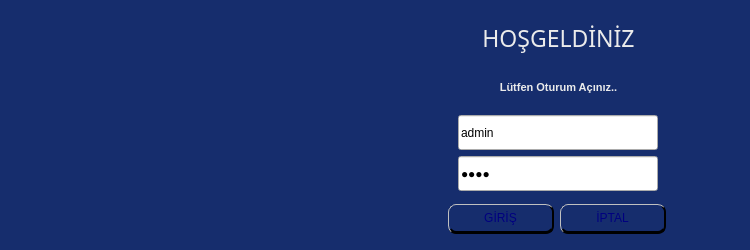
<?xml version="1.0" encoding="UTF-8"?>
<ui version="4.0">
 <class>auth_form</class>
 <widget class="QDialog" name="auth_form">
  <property name="geometry">
   <rect>
    <x>0</x>
    <y>0</y>
    <width>750</width>
    <height>250</height>
   </rect>
  </property>
  <property name="minimumSize">
   <size>
    <width>750</width>
    <height>250</height>
   </size>
  </property>
  <property name="maximumSize">
   <size>
    <width>750</width>
    <height>250</height>
   </size>
  </property>
  <property name="windowTitle">
   <string>Oturum Açma Paneli</string>
  </property>
  <property name="styleSheet">
   <string notr="true">*#auth_form{
background-color: #162D6D;
}
QPushButton {
	background-color: qlineargradient(x1:0, y1:0, x2:0, y2:1,
                                      stop:0 #dcdcdd, stop: 0.5 #acacac,
                                      stop: 0.6 #959595, stop:1 #828282);
    color: #00007f;
	
    font-family: '', sans-serif;
	font: 10pt &quot;&quot;;
	font: 900 9pt &quot;&quot;;
	font: 9pt &quot;&quot;;
	font: 700 10pt &quot;DaytonaPro&quot;;
    
    font-size: 12px;
    border-radius: 8px;
	border-top: 1px solid #C0C0C0;
    border-left: 1px solid #C0C0C0;
    border-right: 2px solid #000;  /* Sağ gölge kalınlığı */
    border-bottom: 3px solid #000; /* Alt gölge kalınlığı */
    
    margin-right: 4px; /* Gölgenin kesilmemesi için alan bırakıyoruz */
    margin-bottom: 5px;
    
}
/* Üzerine gelince gölge rengini biraz açabiliriz */
QPushButton:hover {
	background-color: qlineargradient(x1:0, y1:0, x2:0, y2:1,
                                      stop:0 #dcdcdd, stop: 0.5 #acacac,
                                      stop: 0.6 #959595, stop:1 #828282);
    border-right: 4px solid #A9A9A9;
    border-bottom: 5px solid #808080;
	margin-top: 2px;
}
QPushButton#btn_login:hover {color:#007900;}
QPushButton#btn_cancel:hover {color:#b10000;}

/* Basıldığında gölgeler küçülmeli ki buton çökmüş görünsün */
QPushButton:pressed {
    color: #ffaa00;
    border: 2px solid #ffffff;  /* Sağ gölge kaybolur */      
    margin-top: 4px;    /* Butonu fiziksel olarak aşağı kaydırır */
    margin-left: 2px;   /* Butonu fiziksel olarak sağa kaydırır */
    margin-bottom: 1px;
    margin-right: 2px;
    padding-top: 8px;  /* Metni buton içinde aşağı kaydırır */
}

/*QPushButton#btn_login {
background-color: green;
font: 12pt &quot;Century Gothic&quot;;
font-weight: bold;
}
QPushButton#btn_cancel {
background-color: red;
font: 12pt &quot;Century Gothic&quot;;
font-weight: bold;
}*/

QLineEdit {
font: 11pt &quot;Century Gothic&quot;;
}

QLabel{
color:#ebebeb;
}




</string>
  </property>
  <property name="sizeGripEnabled">
   <bool>false</bool>
  </property>
  <property name="modal">
   <bool>false</bool>
  </property>
  <layout class="QGridLayout" name="gridLayout_4">
   <item row="0" column="0">
    <widget class="QWidget" name="logo_wid" native="true">
     <property name="styleSheet">
      <string notr="true">image:url(:/resim/assets/images/logo-w.png)
</string>
     </property>
    </widget>
   </item>
   <item row="0" column="1">
    <widget class="QFrame" name="frame">
     <property name="frameShape">
      <enum>QFrame::Shape::NoFrame</enum>
     </property>
     <property name="frameShadow">
      <enum>QFrame::Shadow::Raised</enum>
     </property>
     <layout class="QGridLayout" name="gridLayout_3">
      <property name="leftMargin">
       <number>0</number>
      </property>
      <property name="topMargin">
       <number>0</number>
      </property>
      <property name="rightMargin">
       <number>0</number>
      </property>
      <property name="bottomMargin">
       <number>0</number>
      </property>
      <property name="spacing">
       <number>0</number>
      </property>
      <item row="0" column="0">
       <layout class="QGridLayout" name="gridLayout_2" rowstretch="0,0,0,0,1">
        <property name="horizontalSpacing">
         <number>2</number>
        </property>
        <property name="verticalSpacing">
         <number>6</number>
        </property>
        <item row="4" column="1" alignment="Qt::AlignmentFlag::AlignLeft">
         <widget class="QPushButton" name="btn_cancel">
          <property name="sizePolicy">
           <sizepolicy hsizetype="Fixed" vsizetype="Fixed">
            <horstretch>0</horstretch>
            <verstretch>0</verstretch>
           </sizepolicy>
          </property>
          <property name="minimumSize">
           <size>
            <width>110</width>
            <height>35</height>
           </size>
          </property>
          <property name="maximumSize">
           <size>
            <width>110</width>
            <height>35</height>
           </size>
          </property>
          <property name="text">
           <string>İPTAL</string>
          </property>
         </widget>
        </item>
        <item row="4" column="0" alignment="Qt::AlignmentFlag::AlignRight">
         <widget class="QPushButton" name="btn_login">
          <property name="sizePolicy">
           <sizepolicy hsizetype="Fixed" vsizetype="Fixed">
            <horstretch>0</horstretch>
            <verstretch>0</verstretch>
           </sizepolicy>
          </property>
          <property name="minimumSize">
           <size>
            <width>110</width>
            <height>35</height>
           </size>
          </property>
          <property name="maximumSize">
           <size>
            <width>110</width>
            <height>35</height>
           </size>
          </property>
          <property name="styleSheet">
           <string notr="true"/>
          </property>
          <property name="text">
           <string>GİRİŞ</string>
          </property>
         </widget>
        </item>
        <item row="0" column="0" colspan="2" alignment="Qt::AlignmentFlag::AlignHCenter|Qt::AlignmentFlag::AlignBottom">
         <widget class="QLabel" name="lbl_welcome">
          <property name="sizePolicy">
           <sizepolicy hsizetype="Fixed" vsizetype="Fixed">
            <horstretch>0</horstretch>
            <verstretch>0</verstretch>
           </sizepolicy>
          </property>
          <property name="minimumSize">
           <size>
            <width>0</width>
            <height>30</height>
           </size>
          </property>
          <property name="maximumSize">
           <size>
            <width>16777215</width>
            <height>30</height>
           </size>
          </property>
          <property name="font">
           <font>
            <family>Grenada</family>
            <pointsize>17</pointsize>
            <italic>false</italic>
            <bold>false</bold>
           </font>
          </property>
          <property name="text">
           <string>HOŞGELDİNİZ</string>
          </property>
          <property name="alignment">
           <set>Qt::AlignmentFlag::AlignCenter</set>
          </property>
         </widget>
        </item>
        <item row="1" column="0" colspan="2" alignment="Qt::AlignmentFlag::AlignBottom">
         <widget class="QLabel" name="lbl_login">
          <property name="sizePolicy">
           <sizepolicy hsizetype="Preferred" vsizetype="Fixed">
            <horstretch>0</horstretch>
            <verstretch>0</verstretch>
           </sizepolicy>
          </property>
          <property name="minimumSize">
           <size>
            <width>0</width>
            <height>30</height>
           </size>
          </property>
          <property name="maximumSize">
           <size>
            <width>16777215</width>
            <height>30</height>
           </size>
          </property>
          <property name="font">
           <font>
            <family>Microsoft Sans Serif</family>
            <pointsize>8</pointsize>
            <italic>false</italic>
            <bold>true</bold>
           </font>
          </property>
          <property name="text">
           <string>Lütfen Oturum Açınız..</string>
          </property>
          <property name="alignment">
           <set>Qt::AlignmentFlag::AlignCenter</set>
          </property>
         </widget>
        </item>
        <item row="2" column="0" colspan="2" alignment="Qt::AlignmentFlag::AlignHCenter|Qt::AlignmentFlag::AlignBottom">
         <widget class="QLineEdit" name="txt_user">
          <property name="sizePolicy">
           <sizepolicy hsizetype="Fixed" vsizetype="Fixed">
            <horstretch>0</horstretch>
            <verstretch>0</verstretch>
           </sizepolicy>
          </property>
          <property name="minimumSize">
           <size>
            <width>200</width>
            <height>35</height>
           </size>
          </property>
          <property name="maximumSize">
           <size>
            <width>200</width>
            <height>35</height>
           </size>
          </property>
          <property name="text">
           <string>admin</string>
          </property>
          <property name="placeholderText">
           <string>Kullanıcı Adı ...</string>
          </property>
         </widget>
        </item>
        <item row="3" column="0" colspan="2" alignment="Qt::AlignmentFlag::AlignHCenter|Qt::AlignmentFlag::AlignTop">
         <widget class="QLineEdit" name="txt_pass">
          <property name="sizePolicy">
           <sizepolicy hsizetype="Fixed" vsizetype="Fixed">
            <horstretch>0</horstretch>
            <verstretch>0</verstretch>
           </sizepolicy>
          </property>
          <property name="minimumSize">
           <size>
            <width>200</width>
            <height>35</height>
           </size>
          </property>
          <property name="maximumSize">
           <size>
            <width>200</width>
            <height>35</height>
           </size>
          </property>
          <property name="text">
           <string>1234</string>
          </property>
          <property name="echoMode">
           <enum>QLineEdit::EchoMode::Password</enum>
          </property>
          <property name="placeholderText">
           <string>Şifre ...</string>
          </property>
         </widget>
        </item>
       </layout>
      </item>
     </layout>
    </widget>
   </item>
  </layout>
 </widget>
 <resources>
  <include location="../icons/resource.qrc"/>
 </resources>
 <connections/>
</ui>
